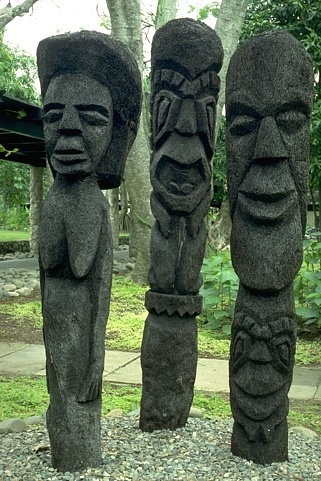
%> input picture dataset/images/val/101085.jpg, 321 x 481 px; its folder holds only this picture in this run
$ octave addNoise.m   (GNU Octave 9; MATLAB toolbox functions it lacks are replaced by stand-ins)
%> lines starting %> are read from the running program, lines starting %| are printed output that depends on the picture
validation = dir('../../dataset/images/val/*.jpg');
train = dir('../../dataset/images/train/*.jpg');

nvals = length(validation);
ntrain = length(train);

for i=1:nvals
   filename = validation(i).name;
   image = im2double(rgb2gray(imread(strcat('../../dataset/images/val/',filename))));
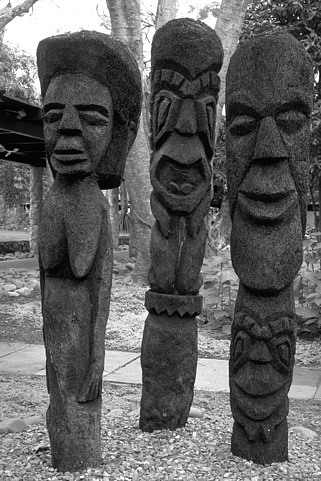
%> image: size 481x321 double; min 0, max 1, mean 0.375
   image = image(1:end-1, 1:end-1);
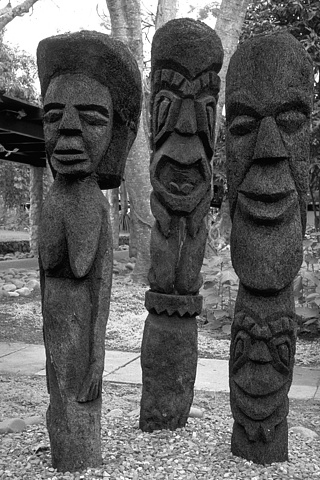
%> image: size 480x320 double; min 0, max 1, mean 0.375

   % rotate image if it is tall
   if size(image) == [480 320]
       image = image';
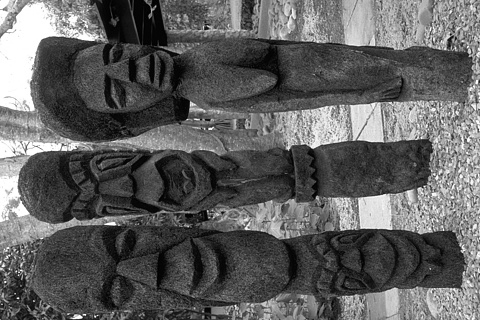
%> image: size 320x480 double; min 0, max 1, mean 0.375; mean of the top-left, top-right, bottom-left and bottom-right quarters 0.391, 0.453, 0.272, 0.383
   end

   % write grayscale
   imwrite(image, strcat('../../dataset/images/val_gray/', filename));

   % add noise
   imageN = image + .1*randn(size(image));
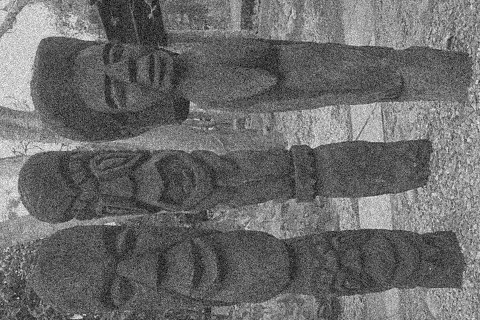
%> imageN: size 320x480 double; min -0.329, max 1.34, mean 0.375; drawn with min black and max white

   imwrite(imageN, strcat('../../dataset/images/noisy_val_sigma01/', filename));
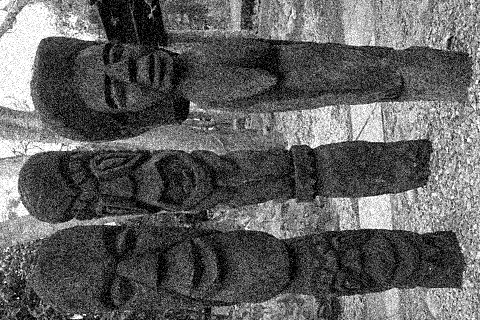
%> saved as 101085.jpg: size 320x480 uint8; min 0, max 255, mean 95.7

   MSE = (1/(size(image,1)*size(image,2)))*sum(sum((image-imageN).^2));
%> MSE = 0.01
   PSNR = 10*log10((max(image(:))^2)/MSE);
%> PSNR = 20

   val_results(i).name = filename;
   val_results(i).PSNR = PSNR;
   val_results(i).MSE = MSE;
end

for i=1:ntrain
   filename = train(i).name;
   image = im2double(rgb2gray(imread(strcat('../../dataset/images/train/',filename))));
   image = image(1:end-1, 1:end-1);

   % rotate image if it is tall
   if size(image) == [480 320]
       image = image';
   end

   % write grayscale
   imwrite(image, strcat('../../dataset/images/train_gray/', filename));

   % add noise
   imageN = image + .1*randn(size(image));

   imwrite(imageN, strcat('../../dataset/images/noisy_train_sigma01/', filename));

   MSE = (1/(size(image,1)*size(image,2)))*sum(sum((image-imageN).^2));
   PSNR = 10*log10((max(image(:))^2)/MSE);

   train_results(i).name = filename;
   train_results(i).PSNR = PSNR;
   train_results(i).MSE = MSE;
end

save('../../dataset/images/noisy_train_sigma01/train_results.mat', 'train_results')
save('../../dataset/images/noisy_val_sigma01/val_results.mat', 'val_results')

$ run again, on dataset/images/val/108005.jpg
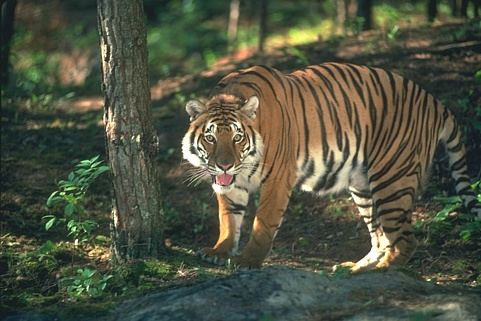
%> input picture dataset/images/val/108005.jpg, 481 x 321 px
%> `imageN = image + .1*randn(size(image));`:
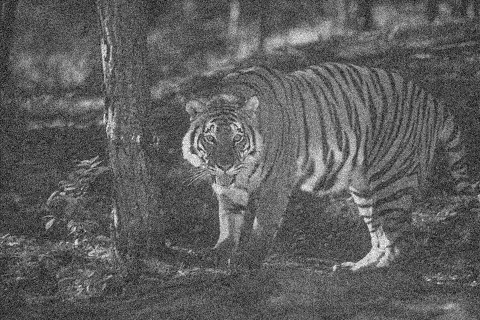
%> imageN: size 320x480 double; min -0.255, max 1.29, mean 0.314; drawn with min black and max white
%> `imwrite(imageN, strcat('../../dataset/images/noisy_val_sigma01/', file..`:
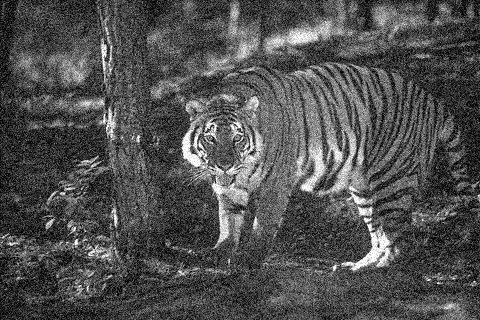
%> saved as 108005.jpg: size 320x480 uint8; min 0, max 255, mean 80.2
%> MSE = 0.01
%> PSNR = 20

$ run again, on dataset/images/val/108070.jpg
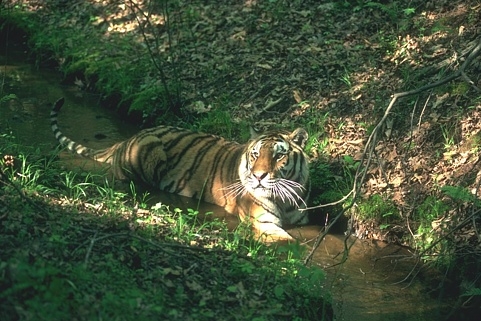
%> input picture dataset/images/val/108070.jpg, 481 x 321 px
%> `imageN = image + .1*randn(size(image));`:
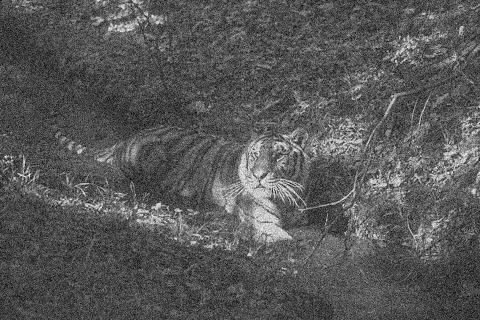
%> imageN: size 320x480 double; min -0.246, max 1.31, mean 0.291; drawn with min black and max white
%> `imwrite(imageN, strcat('../../dataset/images/noisy_val_sigma01/', file..`:
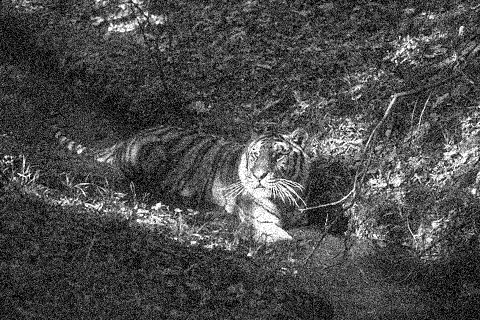
%> saved as 108070.jpg: size 320x480 uint8; min 0, max 255, mean 74.3
%> MSE = 0.01
%> PSNR = 20

$ run again, on dataset/images/val/108082.jpg
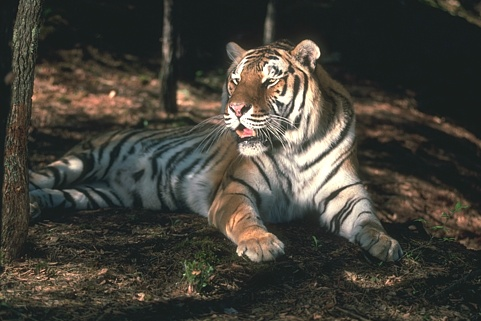
%> input picture dataset/images/val/108082.jpg, 481 x 321 px
%> `imageN = image + .1*randn(size(image));`:
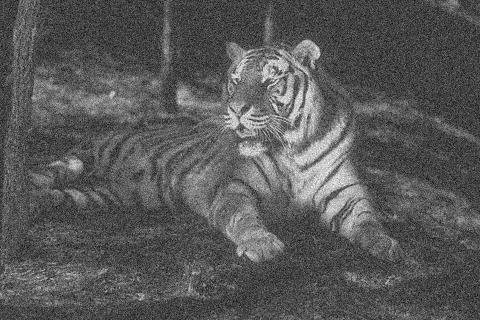
%> imageN: size 320x480 double; min -0.315, max 1.32, mean 0.254; drawn with min black and max white
%> `imwrite(imageN, strcat('../../dataset/images/noisy_val_sigma01/', file..`:
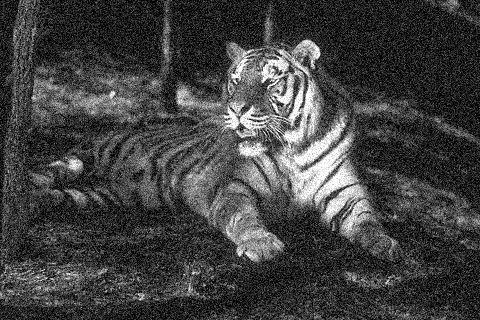
%> saved as 108082.jpg: size 320x480 uint8; min 0, max 255, mean 65.3
%> MSE = 0.01
%> PSNR = 20
